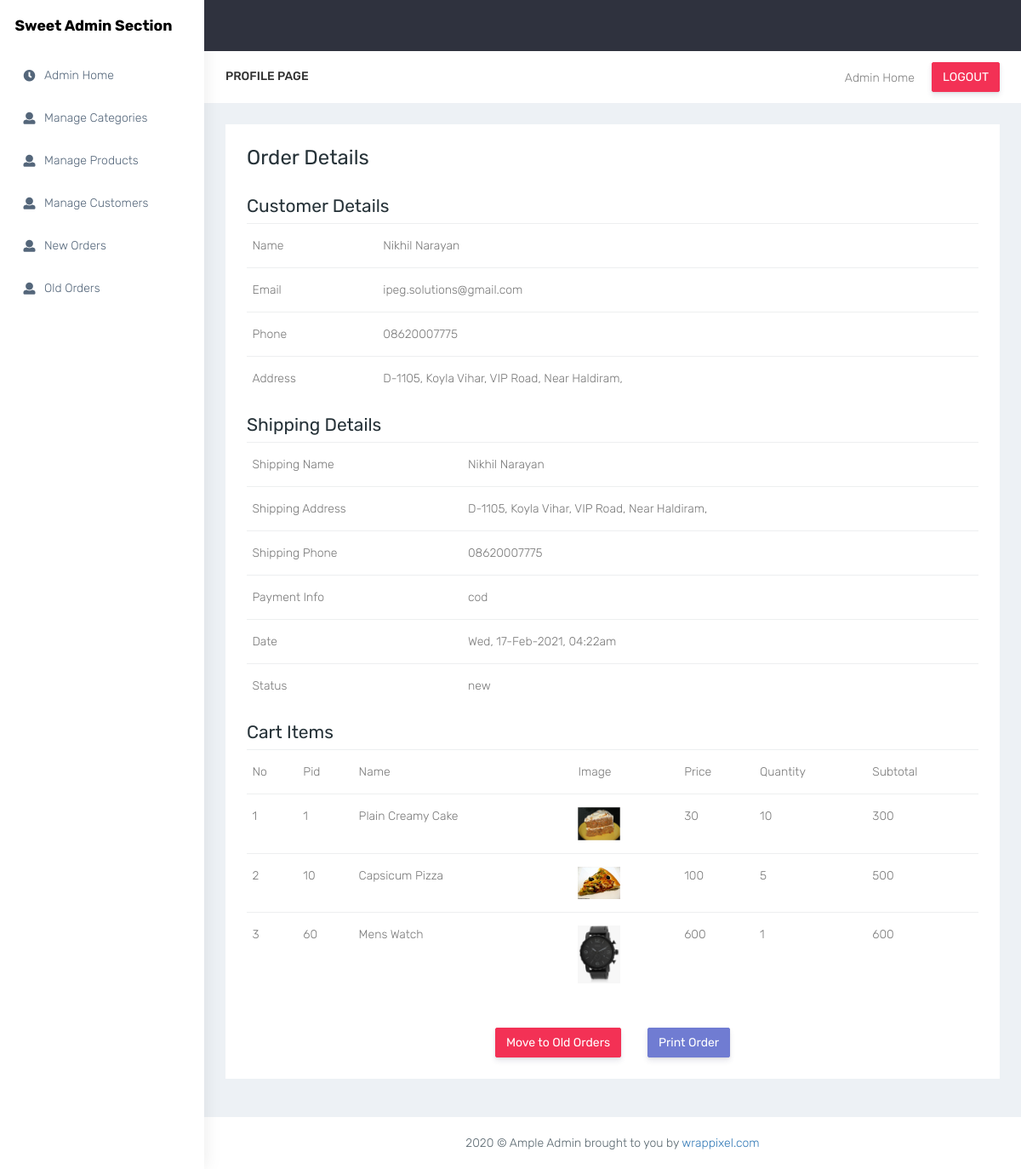
The page /administrator/order_details.php?order_id=1 (signed in) on the database its author committed.
### tables this page shows
CREATE TABLE `customers` (
  `cust_id` int(11) NOT NULL,
  `fullname` varchar(50) NOT NULL,
  `email` varchar(50) NOT NULL,
  `password` varchar(50) NOT NULL,
  `phone` varchar(30) NOT NULL,
  `address` varchar(200) NOT NULL,
  `timestamp` varchar(20) NOT NULL
);

CREATE TABLE `orders` (
  `order_id` int(11) NOT NULL,
  `cust_id` int(11) NOT NULL,
  `shipping_fullname` varchar(50) NOT NULL,
  `shipping_phone` varchar(30) NOT NULL,
  `shipping_address` varchar(200) NOT NULL,
  `payment_info` varchar(200) NOT NULL,
  `timestamp` varchar(20) NOT NULL,
  `status` varchar(50) NOT NULL
);

CREATE TABLE `cart_items` (
  `cart_item_id` int(11) NOT NULL,
  `order_id` int(11) NOT NULL,
  `pid` int(11) NOT NULL,
  `quantity` int(11) NOT NULL,
  `purchase_price` int(11) NOT NULL,
  `product_name` varchar(100) NOT NULL
);

CREATE TABLE `products` (
  `id` int(11) NOT NULL,
  `name` varchar(100) NOT NULL DEFAULT '',
  `details` text NOT NULL,
  `image` varchar(100) NOT NULL DEFAULT '',
  `price` int(4) NOT NULL DEFAULT 0,
  `cid` int(6) NOT NULL DEFAULT 0,
  `total_views` int(11) NOT NULL,
  `total_sales` int(11) NOT NULL
);

### administrator/order_details.php (the view, shortened to what this page needs)
<?php
include "lib/connection.php";
include "lib/header.php";
?>
            <div class="container-fluid">
                <div class="row">
                    <div class="col-lg-12 col-xlg-12 col-md-12">
                        <div class="card">
                            <div class="card-body">
                                <h2 class="box-title">Order Details</h2>
                                <br>
                                <?php
                                 $sql = "SELECT * FROM `orders` WHERE `order_id` = '$_GET[order_id]' ";
                                 $res = $db->query($sql);
                                 $row = $res->fetch_array();
                                 $sql2 = "SELECT * FROM `customers` WHERE `cust_id` = '$row[cust_id]' ";
                                 $res2 = $db->query($sql2);
                                 $row2 = $res2->fetch_array();
                                 print '<h3 class="box-title">Customer Details</h3>
                                  <table class="table">
                                    <tr>
                                        <td>Name</td>
                                        <td>'.$row2['fullname'].'</td>
                                    </tr>
                                    <tr>
                                        <td>Email</td>
                                        <td>'.$row2['email'].'</td>
                                    </tr>
                                    <tr>
                                        <td>Phone</td>
                                        <td>'.$row2['phone'].'</td>
                                    </tr>
                                    <tr>
                                        <td>Address</td>
                                        <td>'.$row2['address'].'</td>
                                    </tr>
                                  </table>
                                 ';
                                 print '<h3 class="box-title">Shipping Details</h3>
                                  <table class="table">
                                    <tr>
                                        <td>Shipping Name</td>
                                        <td>'.$row['shipping_fullname'].'</td>
                                    </tr>
                                    <tr>
                                        <td>Shipping Address</td>
                                        <td>'.$row['shipping_address'].'</td>
                                    </tr>
                                    <tr>
                                        <td>Shipping Phone</td>
                                        <td>'.$row['shipping_phone'].'</td>
                                    </tr>
                                    <tr>
                                        <td>Payment Info</td>
                                        <td>'.$row['payment_info'].'</td>
                                    </tr>
                                    <tr>
                                        <td>Date</td>
                                        <td>'.date("D, d-M-Y, h:ia",$row['timestamp']).'</td>
                                    </tr>
                                    <tr>
                                        <td>Status</td>
                                        <td>'.$row['status'].'</td>
                                    </tr>
                                  </table>
                                  <h3 class="box-title">Cart Items</h3>
                                  <table class="table">
                                    <tr>
                                        <td>No</td>
                                        <td>Pid</td>
                                        <td>Name</td>
                                        <td>Image</td>
                                        <td>Price</td>
                                        <td>Quantity</td>
                                        <td>Subtotal</td>
                                    </tr>
                                 ';
                                $no = 0;
                                $sql = "SELECT * FROM `cart_items` WHERE `order_id` = '$_GET[order_id]' ";
                                $res = $db->query($sql);
                                while($row = $res->fetch_array()) {
                                     $sql2 = "SELECT * FROM `products` WHERE `id` = '$row[pid]' ";
                                     $res2 = $db->query($sql2);
                                     $row2 = $res2->fetch_array();
                                     $no++;
                                     $sub = $row['quantity'] * $row['purchase_price'];
                                     print "<tr>
                                        <td>$no</td>
                                        <td>$row[pid]</td>
                                        <td>$row2[name]</td>
                                        <td><img src = \"../$row2[image]\" width = 50></td>
                                        <td>$row[purchase_price]</td>
                                        <td>$row[quantity]</td>
                                        <td>$sub</td>
                                    </tr>";
                                }
                                 ?>
                                    </table>
                                <br>
                                <center>
                                <a href="order_details.php?move_to_old=<?php print $_GET['order_id'];?>"
                                class="btn btn-danger " onclick = "return confirm('Are you sure?');">Move to Old Orders</a>
                                <a href="print.php?order_id=<?php print $_GET['order_id'];?>"
                                class="btn btn-primary " target = _blank>Print Order</a>
                                </center>
                            </div>
                        </div>
                    </div>
                </div>
            </div>
 <?php
 include "lib/footer.php";
 ?>

### rows shown on the page
customers: fullname "Nikhil Narayan", email "ipeg.solutions@gmail.com", phone "08620007775", address "D-1105, Koyla Vihar, VIP Road, Near Haldiram,"
orders: shipping_fullname "Nikhil Narayan", shipping_address "D-1105, Koyla Vihar, VIP Road, Near Haldiram,", shipping_phone "08620007775", payment_info "cod", timestamp "Wed, 17-Feb-2021, 04:22am", status "new"
cart_items: pid "1", products.name "Plain Creamy Cake", products.image (picture), purchase_price "30", quantity "10", sub "300"
cart_items: pid "10", products.name "Capsicum Pizza", products.image (picture), purchase_price "100", quantity "5", sub "500"
cart_items: pid "60", products.name "Mens Watch", products.image (picture), purchase_price "600", quantity "1"
